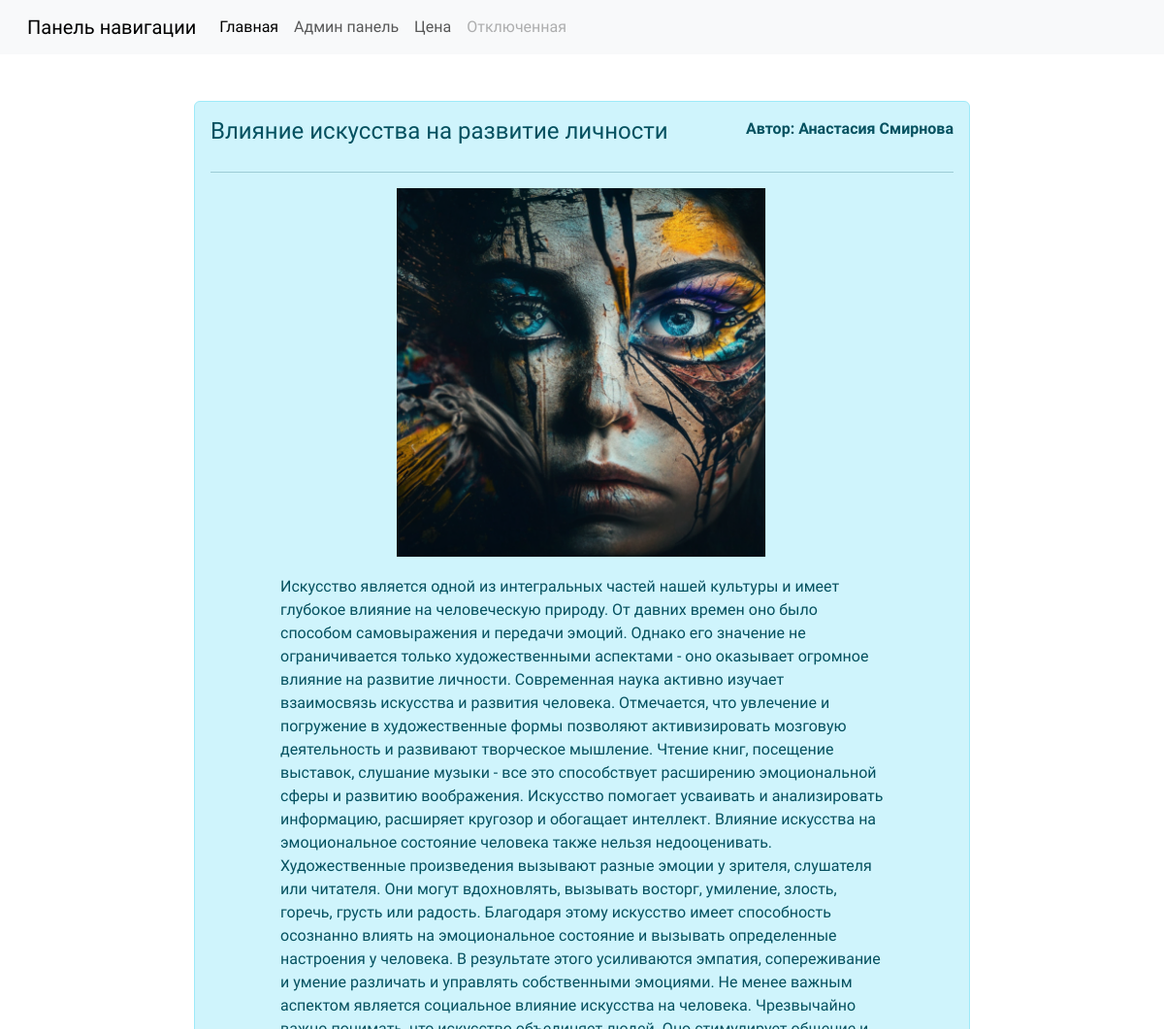
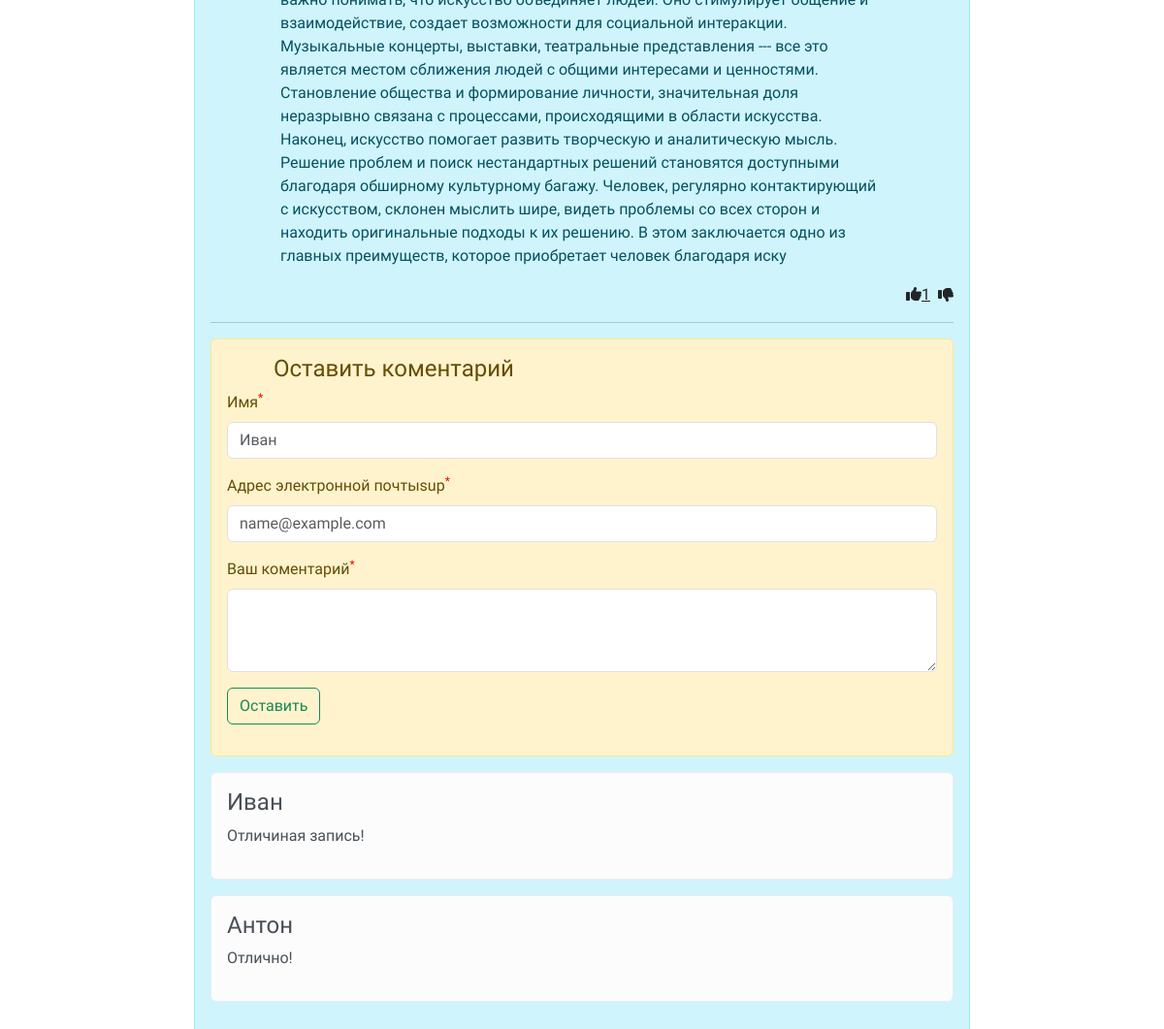
/1/, run on the app's committed database (2 pictures, top to bottom).
### blog/models.py (models this page shows, shortened)
class Post(models.Model):
    title = models.CharField('Заголовок записи', max_length=50)
    descriptions = models.TextField('Текст записи')
    author = models.CharField('Имя автора', max_length=25)
    date = models.DateTimeField('Дата публикации')
    img = models.ImageField('Изображения', upload_to='images/%Y')
    class Meta:
        verbose_name = 'Запись'
        verbose_name_plural = 'Записи'

class Comments(models.Model):
    email = models.EmailField()
    name = models.CharField('Имя', max_length=50)
    text_comments = models.TextField('Текст коментария', max_length=200)
    post = models.ForeignKey(Post, verbose_name='Публикация', on_delete=models.CASCADE)
    class Meta:
        verbose_name = 'Коментарий'
        verbose_name_plural = 'Коментарии'

### blog/views.py (the view)
# urls.py: path('<int:pk>/', views.PostDetail.as_view(), name='blog_detail'),
class PostDetail(View):
    def get(self, request, pk):
        post = Post.objects.get(id=pk)
        return render(request, 'blog/blog_detail.html', {'post': post})

### templates/blog/blog_detail.html (shortened to what this page needs)
{% extends 'base.html' %}
{% block content %}
<div class="main">
    <div class="container " style="font-family: 'Wix Madefor Text', sans-serif;">
        <div class="row ">
            <div class="alert alert-info">
                <div class="d-flex justify-content-between">
                    <h4>{{ post.title }}</h4>
                    <p class="text-end fw-bold"> Автор: {{ post.author }}</p>
                </div>
                <hr>
                <p class="">
                    <img src="{{ post.img.url }}" class="me-5 border border-0" alt="" width="50%"
                         style="margin-left: 25%">
                </p>
                <div class="container px-4 ">
                    <div class="row ">
                        <div class="col">
                            <div class="px-5">
                                <div class="d-flex justify-content-between">
                                    <p>{{ post.descriptions }}</p>
                                </div>
                            </div>
                        </div>
                    </div>
                </div>
                <div class=" d-flex justify-content-end">
                    <a class="link-dark mx-2" href="{% url 'add_likes' post.id %}"> <i class="fa-solid fa-thumbs-up"></i>{{ post.liks_set.all.count }}</a>
                    <a class="link-dark mt-1" href="{% url 'del_likes' post.id %}"><i class="fa-solid fa-thumbs-down"></i></a>
                </div>
                <hr>
                <div class="container">
                    <div class="row">
                        <div class="alert alert-warning">
                            <h4 class="mx-5">Оставить коментарий</h4>
                            <form action="{% url 'add_comments' post.id %}" method="post">
                                <div class="mb-3">
                                    <label for="first_name" class="form-label">Имя<sup style="color: red ">*</sup></label>
                                    <input type="name" class="form-control" id="first_name" name="name" placeholder="Иван">
                                </div>
                                <div class="mb-3">
                                    <label for="exampleFormControlInput1" class="form-label">Адрес электронной почтыsup<sup style="color: red ">*</sup> </label>
                                    <input type="email" class="form-control" id="exampleFormControlInput1" name="email" placeholder="name@example.com">
                                </div>
                                <div class="mb-3">
                                    <label for="exampleFormControlTextarea1" class="form-label">Ваш коментарий<sup style="color: red ">*</sup></label>
                                    <textarea class="form-control" id="exampleFormControlTextarea1" name="text_comments" rows="3"></textarea>
                                </div>
                                <button type="submit" class="btn btn-outline-success">Оставить</button>
                            </form>
                        </div>
                    </div>
                </div>
                <div class="container">
                    <div class="row">
                            {% for comment in post.comments_set.all %}
                            <div class="alert alert-light">
                                <h4>{{ comment.name }}</h4>
                                <p>{{ comment.text_comments}}</p>
                            </div>
                            {% endfor %}
                        </div>
                    </div>
                </div>
            </div>
        </div>
    </div>
{% endblock %}

### templates/base.html (shortened to what this page needs)
{% load static %}
<html lang="en">
<head>
    <link href="https://cdn.jsdelivr.net/npm/bootstrap@5.3.0/dist/css/bootstrap.min.css" rel="stylesheet">
    <link rel="stylesheet" href="{% static 'css/style.css' %}">
</head>
<body>
<nav class="navbar navbar-expand-lg bg-body-tertiary mb-5 px-3" style="font-family: 'Wix Madefor Text', sans-serif;">
  <div class="container-fluid">
    <a class="navbar-brand" href="#">Панель навигации</a>
    <div class="collapse navbar-collapse" id="navbarNav">
      <ul class="navbar-nav">
        <li class="nav-item">
          <a class="nav-link active" aria-current="page" href="/">Главная</a>
        </li>
        <li class="nav-item">
          <a class="nav-link" href="/admin">Админ панель</a>
        </li>
        <li class="nav-item">
          <a class="nav-link" href="#">Цена</a>
        </li>
        <li class="nav-item">
          <a class="nav-link disabled">Отключенная</a>
        </li>
      </ul>
    </div>
  </div>
</nav>
{% block content %}
{% endblock %}
</body>
</html>

### static/css/style.css (style rules this page uses)
.main { width: 100vh; margin-left: auto; margin-right: auto; display: flex; flex-direction: column; }

### data on the page
Post: title "Влияние искусства на развитие личности", author "Анастасия Смирнова", img (picture), descriptions "Искусство является одной из интегральных частей нашей культуры и имеет глубокое влияние на человеческую природу. От давних времен оно было способом самовыражения и передачи эмоций. Однако его значение не ограничивается только художественными аспектами - оно оказывает огромное влияние на развитие личности. Современная наука активно изучает взаимосвязь искусства и развития человека. Отмечается, что увлечение и погружение в художественные формы позволяют активизировать мозговую деятельность и развивают творческое мышление. Чтение книг, посещение выставок, слушание музыки - все это способствует расширению эмоциональной сферы и развитию воображения. Искусство помогает усваивать и анализировать…", liks_set.all.count "1"
Comments: name "Иван", text_comments "Отличиная запись!"
Comments: name "Антон", text_comments "Отлично!"
